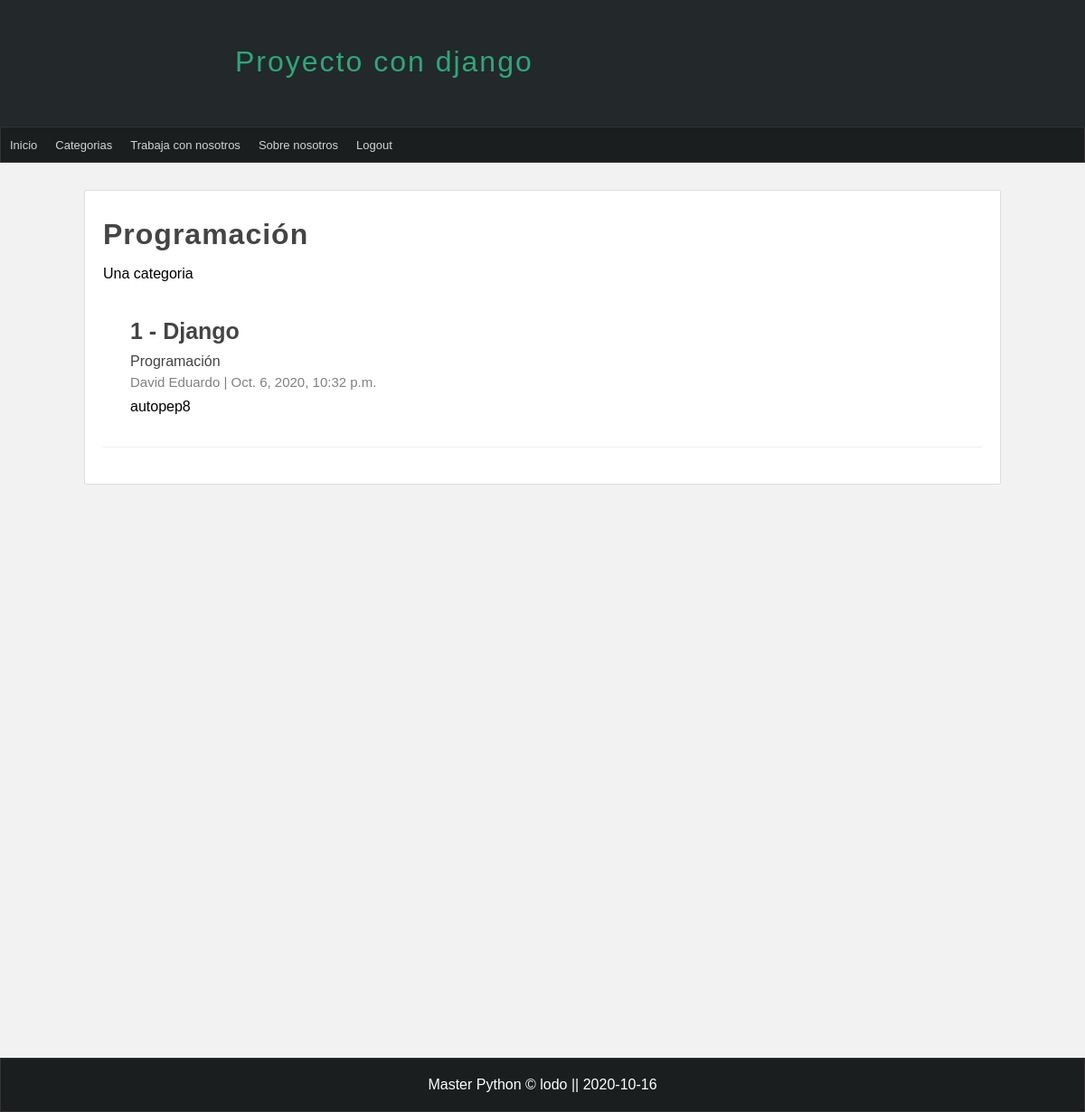
The page /categoria/1 (signed in) on the database its author committed.
### pages/models.py (models this page shows, shortened)
class Page(models.Model):
    title = models.CharField( max_length=50, verbose_name="Título")
    content = RichTextField(verbose_name="Contenido")
    slug = models.CharField(unique=True, max_length=144, verbose_name="URL amigable")
    order = models.IntegerField(default=0, verbose_name="Orden")
    visible = models.BooleanField(verbose_name="¿Visible?")
    create_at = models.DateTimeField(auto_now_add=True, verbose_name="Crado el")
    updated_at = models.DateTimeField(auto_now=True, verbose_name="Actualizado el")
    class Meta():
      verbose_name="Página"
      verbose_name_plural = "Páginas"

### blog/models.py (models this page shows, shortened)
class Category(models.Model):
    name = models.CharField(max_length=100, verbose_name="Nombre")
    description = models.CharField(max_length=255, verbose_name="Descripción")
    created_at = models.DateTimeField(
        auto_now_add=True, verbose_name="Creado el")
    class Meta:
        verbose_name = 'Categoria'
        verbose_name_plural = 'Categorias'

class Article(models.Model):
    title = models.CharField(max_length=150, verbose_name="Titulo")
    content = RichTextField(verbose_name="Contenido")
    image = models.ImageField(default='null', verbose_name="Cover", upload_to="articles")
    public = models.BooleanField(verbose_name="¿Publicado?")
    user = models.ForeignKey(User,editable=False, verbose_name="Usuario", on_delete=models.CASCADE)
    categorys = models.ManyToManyField(Category, verbose_name="Categorias", blank=True, related_name="articles")
    created_at = models.DateTimeField(auto_now_add=True, verbose_name="Creado el")
    updated_at = models.DateTimeField(auto_now=True, verbose_name="Editado")
    class Meta:
        verbose_name = 'Articulo'
        verbose_name_plural = 'Articulos'
        ordering = ['-created_at']

### blog/views.py (the view)
# urls.py: path('categoria/<int:category_id>', views.category , name='category'),
@login_required(login_url='login')
def category(request, category_id):
    category = get_object_or_404(Category, id=category_id)
    articles = Article.objects.filter(categorys=category_id)
    return render(request, 'categories/category.html', {
        'category': category,
        'articles': articles
    })

### blog/context_processors.py (called while the page is built)
def get_categories(request):
    categories_in_use = Article.objects.filter(public=True).values_list('categorys', flat=True)
    categories = Category.objects.filter(id__in=categories_in_use).values_list('id', 'name')
    return {
        'categories': categories,
        'ids': categories_in_use
    }

### pages/context_processors.py (called while the page is built)
def get_pages(request):
    pages = Page.objects.filter(visible=True).order_by('order').values_list('id', 'title', 'slug')
    return {
        'pages': pages
    }

### blog/templates/categories/category.html (shortened to what this page needs)
{% extends 'layouts/layout.html' %}
{% block content %}
<h1 class="title">{{category.name}}</h1>
<p>{{category.description}}</p>
{% include 'articles/articles.html' %}
{% endblock %}

### miapp/templates/layouts/layout.html (shortened to what this page needs)
<!DOCTYPE html>
<html lang="es">
  <head>
    {% load static %}
    <link
      rel="stylesheet"
      type="text/css"
      href="{% static 'css/style.css' %}"
    />
  </head>
  <body>
    <header>
      <div id="logo">
        <h1>Proyecto con django</h1>
      </div>
    </header>
    <nav>
      <ul>
        <li>
          <a href="{% url 'index' %}">Inicio</a>
        </li>
        {% if user.email %}
        <li>
          <a href="{% url 'list_articles' %}">Categorias</a>
        </li>
        {% for page in pages %}
        <li>
          <a href="{% url 'page' page.2 %}">{{page.1}}</a>
        </li>
        {% endfor %}
        <li>
          <a href="{% url 'logout' %}">Logout</a>
        </li>
        {% endif %}
      </ul>
    </nav>
    <div id="content">
      <div class="box">{% block content %} {% endblock %}</div>
    </div>
    <footer>Master Python &copy; lodo || {% now "Y-m-d" %}</footer>
  </body>
</html>

### blog/templates/articles/articles.html (shortened to what this page needs)
{% for article in articles %}
<article class="article-item">
  <div class="data">
    <h2>
      <a href="{% url 'article' article.id %}">
       {{article.id}} - {{article.title}}
      </a>
    </h2>
    <p>
    {% for category in article.categorys.all %}
      <a href="{% url 'category' category.id %}">  {{category.name}}</a>
    {% endfor %}
    <p>
    <span>
    {{article.user.first_name}}
    {{article.user.last_name}}
    |
    {{article.created_at}}
    </span>
    <p>{{article.content|safe}}</p>
  </div>
</article>
{% endfor %}

### miapp/static/css/style.css (style rules this page uses)
* { margin: 0px; padding: 0px; font-family: Arial, Helvetica, sans-serif; text-decoration: none; }
body { background: #f2f2f2; }
.box p, .box h2, .box h3, .box ul { margin-top: 5px; margin-bottom: 5px; }
header { width: 100vw; height: 140px; background: #23282b; }
#logo { width: 60%; height: 130px; padding-top: 10px; margin: 0 auto; }
#logo h1 { display: block; float: left; letter-spacing: 2px; font-weight: 100; color: #2ba977; margin-top: 40px; margin-left: 20px; }
nav { width: 100vw; background: #1b1e1f; border: 1px solid #333; height: 40px; box-sizing: border-box; font-size: 13px; }
nav > ul { list-style: none; text-decoration: none; }
nav > ul > li { line-height: 40px; float: left; }
nav > ul > li > a { display: block; padding: 0 10px; color: #d1d4d6; transition: all 350ms; }
#content { width: 90vw; margin: 0 auto; min-height: 930px; margin-bottom: 30px; margin-top: 30px; }
.box { background: #fff; width: 90%; min-height: 100%; padding: 20px; border: 1px solid #ddd; border-radius: 2px; margin: 0 auto; }
.box a { color: #444; text-decoration: none; transition: all 250ms; }
.title { color: #444; letter-spacing: 1px; font-size: 2em; margin-bottom: 0.5em; margin-top: 0.3em; }
.article-item { margin-top: 20px; margin-bottom: 20px; padding: 15px; border-bottom: 1px solid #eee; clear: both; }
.article-item .data { float: left; padding: 15px; padding-top: 0; }
.article-item h2 { display: block; font-size: 25px; color: #333; margin-bottom: 10px; }
.article-item span { display: block; font-size: 15px; color: gray; margin-bottom: 10px; }
footer { width: 100vw; background: #1b1e1f; border: 1px solid #333; box-sizing: border-box; color: #fff; text-align: center; padding-top: 20px; padding-bottom: 20px; }

### rows shown on the page
Page: title "Trabaja con nosotros"
Page: title "Sobre nosotros"
Category: name "Programación", description "Una categoria"
Article: id "1", title "Django", user.first_name "David", user.last_name "Eduardo", created_at "Oct. 6, 2020, 10:32 p.m.", content "autopep8"
